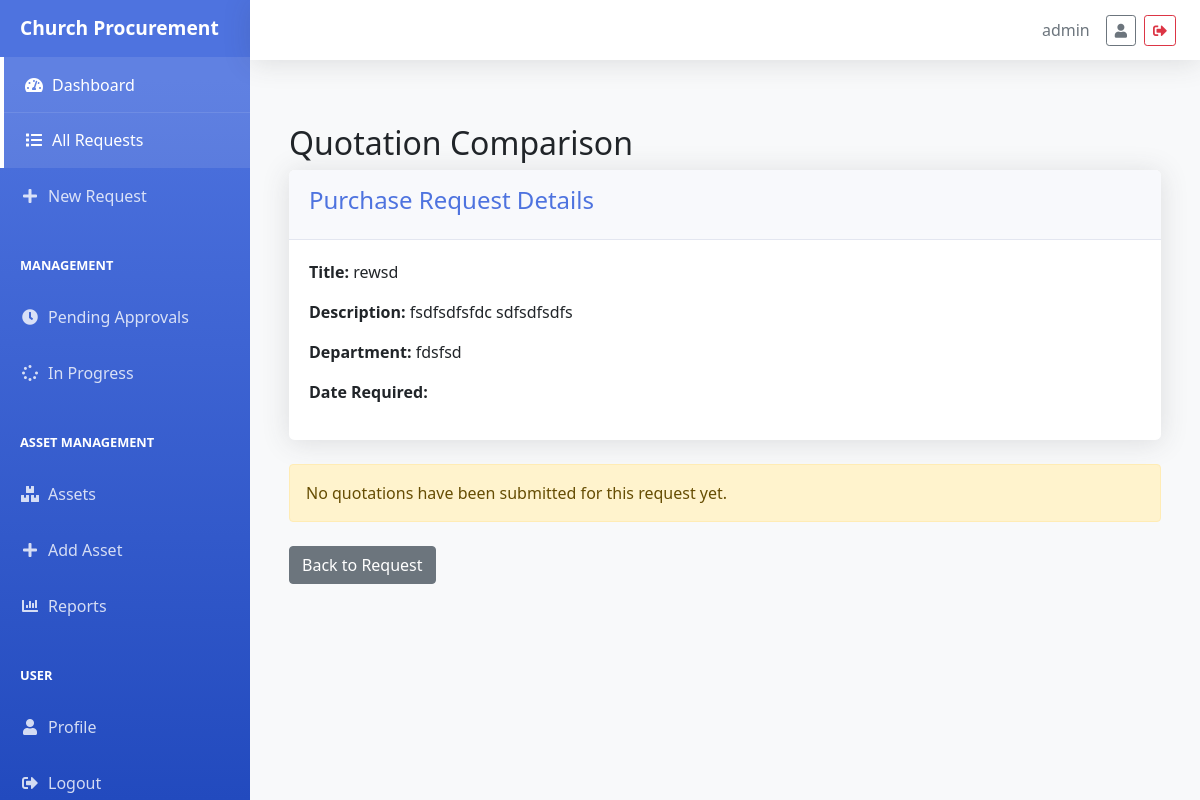
Screenshot of /procurement/requests/5/compare/ (signed in) with the database file from the repository.
### procurement/models/procurement.py (models this page shows, shortened)
class PurchaseRequest(models.Model):
    STATUS_CHOICES = [
        ('PENDING', 'Pending'),
        ('APPROVED', 'Approved'),
        ('REJECTED', 'Rejected'),
        ('QUOTATION_SELECTED', 'Quotation Selected'),
        ('IN_PROGRESS', 'In Progress'),
        ('COMPLETED', 'Completed')
    ]
    title = models.CharField(max_length=200)
    description = models.TextField()
    requester = models.CharField(max_length=100)
    department = models.CharField(max_length=100)
    status = models.CharField(max_length=20, choices=STATUS_CHOICES, default='PENDING')
    date_created = models.DateTimeField(auto_now_add=True)
    rejection_reason = models.TextField(blank=True, null=True)
    approved_by = models.CharField(max_length=100, blank=True, null=True)
    approved_date = models.DateTimeField(null=True, blank=True)
    selected_quotation = models.ForeignKey('Quotation', null=True, blank=True, on_delete=models.SET_NULL, related_name='selected_for_requests')
    tracker = FieldTracker(fields=['status'])

### procurement/views/procurement_views.py (the view, shortened to what this page needs)
# urls.py: path('requests/<int:pk>/compare/', QuotationComparisonView.as_view(), name='quotation_comparison'),
class QuotationComparisonView(LoginRequiredMixin, DetailView):
    model = PurchaseRequest
    template_name = 'procurement/quotation_comparison.html'
    context_object_name = 'request'

### procurement/templates/procurement/quotation_comparison.html (shortened to what this page needs)
{% extends 'base.html' %}
{% block content %}
<div class="container mt-4">
    <h2>Quotation Comparison</h2>
    <div class="card mb-4">
        <div class="card-header">
            <h4>Purchase Request Details</h4>
        </div>
        <div class="card-body">
            <p><strong>Title:</strong> {{ request.title }}</p>
            <p><strong>Description:</strong> {{ request.description }}</p>
            <p><strong>Department:</strong> {{ request.department }}</p>
            <p><strong>Date Required:</strong> {{ request.date_required|date:"F j, Y" }}</p>
        </div>
    </div>
    {% if quotations %}
        <div class="table-responsive">
            <table class="table table-bordered">
                <thead>
                    <tr>
                        <th>Criteria</th>
                        {% for quotation in quotations %}
                            <th>{{ quotation.supplier.name }}</th>
                        {% endfor %}
                    </tr>
                </thead>
                <tbody>
                    <tr>
                        <td><strong>Total Amount</strong></td>
                        {% for quotation in quotations %}
                            <td>${{ quotation.total_amount|floatformat:2 }}</td>
                        {% endfor %}
                    </tr>
                    <tr>
                        <td><strong>Delivery Time</strong></td>
                        {% for quotation in quotations %}
                            <td>{{ quotation.delivery_time }} days</td>
                        {% endfor %}
                    </tr>
                    <tr>
                        <td><strong>Payment Terms</strong></td>
                        {% for quotation in quotations %}
                            <td>{{ quotation.payment_terms }}</td>
                        {% endfor %}
                    </tr>
                    <tr>
                        <td><strong>Validity Period</strong></td>
                        {% for quotation in quotations %}
                            <td>{{ quotation.validity_period }} days</td>
                        {% endfor %}
                    </tr>
                    <tr>
                        <td><strong>Date Submitted</strong></td>
                        {% for quotation in quotations %}
                            <td>{{ quotation.created_at|date:"F j, Y" }}</td>
                        {% endfor %}
                    </tr>
                    <tr>
                        <td><strong>Notes</strong></td>
                        {% for quotation in quotations %}
                            <td>{{ quotation.notes|default:"-" }}</td>
                        {% endfor %}
                    </tr>
                </tbody>
            </table>
        </div>
        <div class="mt-4">
            {% if can_select_quotation %}
                <form method="post" action="{% url 'procurement:select_quotation' request.id %}">
                    {% csrf_token %}
                    <div class="form-group">
                        <label for="selected_quotation">Select Best Quotation:</label>
                        <select name="quotation_id" id="selected_quotation" class="form-control mb-3">
                            {% for quotation in quotations %}
                                <option value="{{ quotation.id }}">
                                    {{ quotation.supplier.name }} - ${{ quotation.total_amount|floatformat:2 }}
                                </option>
                            {% endfor %}
                        </select>
                        <button type="submit" class="btn btn-primary">Select Quotation</button>
                    </div>
                </form>
            {% endif %}
        </div>
    {% else %}
        <div class="alert alert-warning">
            No quotations have been submitted for this request yet.
        </div>
    {% endif %}
    <div class="mt-4">
        <a href="{% url 'procurement:request_detail' request.id %}" class="btn btn-secondary">Back to Request</a>
    </div>
</div>
{% endblock %}

### templates/base.html (shortened to what this page needs)
<!DOCTYPE html>
<html lang="en">
<head>
    <link href="https://cdn.jsdelivr.net/npm/bootstrap@5.1.3/dist/css/bootstrap.min.css" rel="stylesheet">
    <link href="https://cdnjs.cloudflare.com/ajax/libs/font-awesome/5.15.4/css/all.min.css" rel="stylesheet">
</head>
<body>
    <div class="d-flex" id="wrapper">
        {% if user.is_authenticated %}
        <div id="sidebar-wrapper">
            <div class="sidebar-heading">
                Church Procurement
            </div>
            <div class="list-group list-group-flush">
                <a href="{% url 'procurement:dashboard' %}" class="list-group-item {% if request.resolver_match.view_name == 'procurement:dashboard' %}active{% endif %}">
                    <i class="fas fa-tachometer-alt"></i> Dashboard
                </a>
                <a href="{% url 'procurement:request_list' %}" class="list-group-item {% if 'request_list' in request.path %}active{% endif %}">
                    <i class="fas fa-list"></i> All Requests
                </a>
                <a href="{% url 'procurement:request_create' %}" class="list-group-item {% if 'request_create' in request.path %}active{% endif %}">
                    <i class="fas fa-plus"></i> New Request
                </a>
                {% if user.groups.all.0.name == 'Management' %}
                <div class="sidebar-heading" style="font-size: 0.8rem; padding-top: 2rem;">
                    MANAGEMENT
                </div>
                <a href="{% url 'procurement:request_list' %}?status=PENDING" class="list-group-item {% if 'status=PENDING' in request.get_full_path %}active{% endif %}">
                    <i class="fas fa-clock"></i> Pending Approvals
                </a>
                <a href="{% url 'procurement:request_list' %}?status=IN_PROGRESS" class="list-group-item {% if 'status=IN_PROGRESS' in request.get_full_path %}active{% endif %}">
                    <i class="fas fa-spinner"></i> In Progress
                </a>
                <div class="sidebar-heading" style="font-size: 0.8rem; padding-top: 2rem;">
                    ASSET MANAGEMENT
                </div>
                <a href="{% url 'procurement:asset_list' %}" class="list-group-item {% if '/assets/' in request.path %}active{% endif %}">
                    <i class="fas fa-boxes"></i> Assets
                </a>
                <a href="{% url 'procurement:asset_create' %}" class="list-group-item {% if '/assets/create/' in request.path %}active{% endif %}">
                    <i class="fas fa-plus"></i> Add Asset
                </a>
                <a href="#" class="list-group-item">
                    <i class="fas fa-chart-bar"></i> Reports
                </a>
                {% endif %}
                <div class="sidebar-heading" style="font-size: 0.8rem; padding-top: 2rem;">
                    USER
                </div>
                <a href="{% url 'procurement:profile' %}" class="list-group-item {% if 'profile' in request.path %}active{% endif %}">
                    <i class="fas fa-user"></i> Profile
                </a>
                <a href="{% url 'logout' %}" class="list-group-item">
                    <i class="fas fa-sign-out-alt"></i> Logout
                </a>
            </div>
        </div>
        {% endif %}
        <div id="page-content-wrapper">
            {% if user.is_authenticated %}
            <div class="topbar-wrapper">
                <nav class="topbar">
                    <div class="d-flex justify-content-between align-items-center w-100">
                        <div class="d-flex align-items-center">
                            <span class="me-3 text-muted">{{ user.username }}</span>
                            <a href="{% url 'procurement:profile' %}" class="btn btn-outline-secondary btn-sm me-2">
                                <i class="fas fa-user"></i>
                            </a>
                            <a href="{% url 'logout' %}" class="btn btn-outline-danger btn-sm">
                                <i class="fas fa-sign-out-alt"></i>
                            </a>
                        </div>
                    </div>
                </nav>
            </div>
            {% endif %}
            <div class="main-content">
                {% block content %}
                {% endblock %}
            </div>
        </div>
    </div>
</body>
</html>

### templates/base.html (style rules this page uses)
:root { --sidebar-width: 250px; --topbar-height: 60px; --primary-color: #4e73df; --secondary-color: #858796; }
html, body { height: 100%; margin: 0; padding: 0; background-color: #f8f9fa; overflow-x: hidden; }
#wrapper { display: flex; width: 100%; min-height: 100vh; }
#sidebar-wrapper { height: 100vh; width: var(--sidebar-width); margin-left: 0; background-color: #4e73df; background-image: linear-gradient(180deg, #4e73df 10%, #224abe 100%); transition: margin 0.25s ease-out; position: fixed; z-index: 1; display: flex; flex-direction: column; }
#sidebar-wrapper .sidebar-heading { padding: 0.875rem 1.25rem; font-size: 1.2rem; color: white; font-weight: 700; flex-shrink: 0; }
#sidebar-wrapper .list-group { width: var(--sidebar-width); overflow-y: auto; flex-grow: 1; scrollbar-width: thin; scrollbar-color: rgba(255, 255, 255, 0.2) transparent; }
.list-group-item { border: none; padding: 1rem 1.25rem; background: transparent !important; color: rgba(255, 255, 255, 0.8) !important; display: flex; align-items: center; transition: all 0.3s; }
.list-group-item.active { background: rgba(255, 255, 255, 0.1) !important; color: white !important; border-left: 4px solid white; }
.list-group-item i { margin-right: 0.5rem; width: 20px; text-align: center; }
#page-content-wrapper { width: calc(100% - var(--sidebar-width)); margin-left: var(--sidebar-width); min-height: 100vh; padding-top: calc(var(--topbar-height) + 1rem); display: flex; flex-direction: column; }
.main-content { flex: 1; width: 100%; padding: 20px; overflow-y: auto; }
.card { max-width: 100%; overflow-x: auto; }
.topbar { height: var(--topbar-height); background: white; box-shadow: 0 0.15rem 1.75rem 0 rgba(58, 59, 69, 0.15); display: flex; align-items: center; padding: 0 1.5rem; position: sticky; top: 0; z-index: 1000; width: 100%; }
.topbar-wrapper { width: calc(100% - var(--sidebar-width)); margin-left: var(--sidebar-width); position: fixed; top: 0; right: 0; z-index: 1000; }
.main-content { padding: 1.5rem; max-width: 100%; overflow-x: hidden; }
.main-content > .container, .main-content > .container-fluid { padding-right: 15px; padding-left: 15px; width: 100%; max-width: 100%; }
.card-body { padding: 1.25rem; overflow-x: auto; }
.card { border: none; border-radius: 0.35rem; box-shadow: 0 0.15rem 1.75rem 0 rgba(58, 59, 69, 0.15); }
.card-header { background-color: #f8f9fc; border-bottom: 1px solid #e3e6f0; padding: 1rem 1.25rem; font-weight: 700; color: #4e73df; }

### rows the page displays
PurchaseRequest: title "rewsd", description "fsdfsdfsfdc sdfsdfsdfs", department "fdsfsd"

### other values shown
{{ user.username }} "admin"
